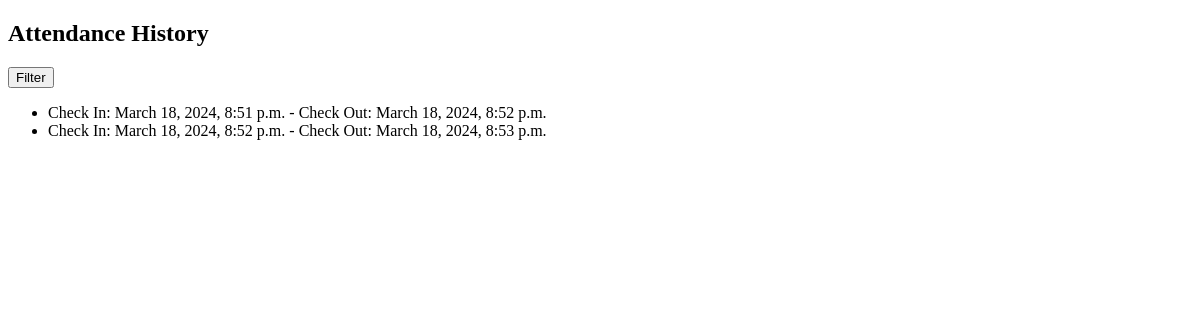
The app's page /checkInCheckOut/attendance-history/ (signed in), older data.
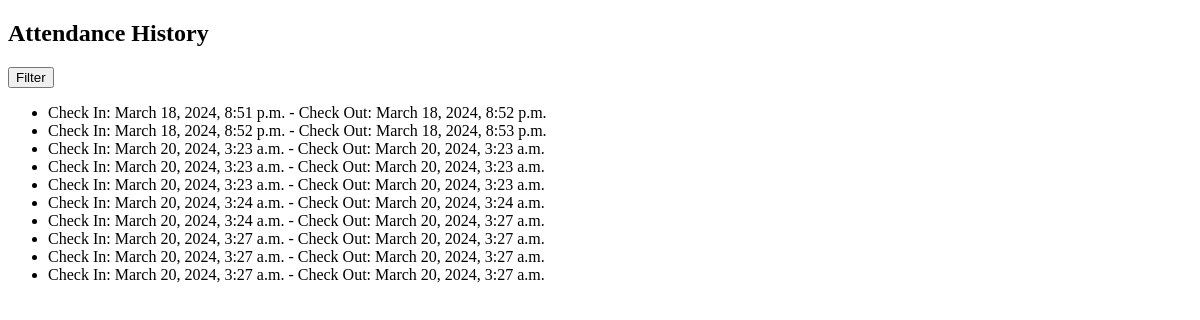
The same page, newer data.
### checkInCheckOut/models/Attendance.py (models this page shows)
class Attendance(models.Model):
    user = models.ForeignKey(CustomeUserModel, on_delete=models.CASCADE,verbose_name='User')
    check_in_time = models.DateTimeField(null=True, blank=True,verbose_name='Check in')
    check_out_time = models.DateTimeField(null=True, blank=True,verbose_name='Check out')

### checkInCheckOut/views/checkinCheckoutV.py (the view)
# urls.py: path('attendance-history/', attendance_history, name='attendance_history'),
@login_required
def attendance_history(request):
    user = request.user  # Assuming the user is authenticated
    attendance_history = Attendance.objects.filter(user=user)
    return render(request, 'checkInCheckOut/attendance_history.html', {'attendance_history': attendance_history})

### checkInCheckOut/templates/checkInCheckOut/attendance_history.html (shortened to what this page needs)
<!DOCTYPE html>
<html lang="en">
<head>
</head>
<body>
    <h2>Attendance History</h2>
    <form method="get">
        <button type="submit">Filter</button>
    </form>
    <ul>
        {% for attendance in attendance_history %}
            <li>Check In: {{ attendance.check_in_time }} - Check Out: {{ attendance.check_out_time }}</li>
        {% empty %}
            <li>No attendance history found.</li>
        {% endfor %}
    </ul>
</body>
</html>

Row changes from the older to the newer data that the page shows:
added Attendance: check_in_time "March 20, 2024, 3:23 a.m.", check_out_time "March 20, 2024, 3:23 a.m."
added Attendance: check_in_time "March 20, 2024, 3:23 a.m.", check_out_time "March 20, 2024, 3:23 a.m."
added Attendance: check_in_time "March 20, 2024, 3:23 a.m.", check_out_time "March 20, 2024, 3:23 a.m."
added Attendance: check_in_time "March 20, 2024, 3:24 a.m.", check_out_time "March 20, 2024, 3:24 a.m."
added Attendance: check_in_time "March 20, 2024, 3:24 a.m.", check_out_time "March 20, 2024, 3:27 a.m."
added Attendance: check_in_time "March 20, 2024, 3:27 a.m.", check_out_time "March 20, 2024, 3:27 a.m."
added Attendance: check_in_time "March 20, 2024, 3:27 a.m.", check_out_time "March 20, 2024, 3:27 a.m."
added Attendance: check_in_time "March 20, 2024, 3:27 a.m.", check_out_time "March 20, 2024, 3:27 a.m."
